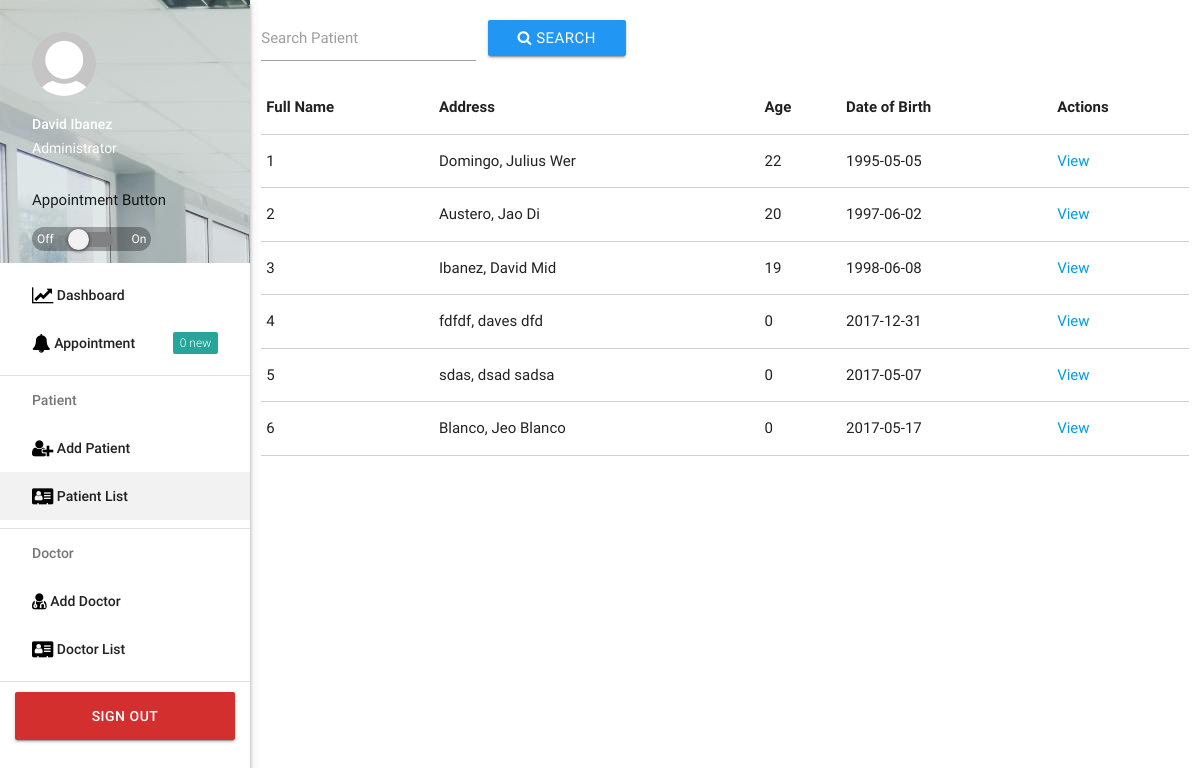
Screenshot of /patient_list.php (signed in) with the database file from the repository.
### tables this page shows
CREATE TABLE `patient_info` (
  `patient_ID` int(11) NOT NULL,
  `firstname` varchar(50) NOT NULL,
  `lastname` varchar(50) NOT NULL,
  `middlename` varchar(30) NOT NULL,
  `home_address` varchar(100) NOT NULL,
  `age` int(11) NOT NULL,
  `dateofbirth` varchar(100) NOT NULL
);

### patient_list.php (the view, shortened to what this page needs)
<?php
    $admin_fname = $_SESSION['firstname'];
    $admin_lname = $_SESSION['lastname'];
    $role = $_SESSION['role'];
?>
<!DOCTYPE html>
<html lang="en">
<head>
      <link rel="stylesheet" type="text/css" href="lib/materialize/css/materialize.min.css">
      <link rel="stylesheet" type="text/css" href="lib/font-awesome-4.7.0/css/font-awesome.min.css">
      <link rel="stylesheet" type="text/css" href="lib/sweetalert-master/dist/sweetalert.css">
      <link rel="stylesheet" type="text/css" href="css/style.css">
      <link rel="stylesheet" type="text/css" href="css/margins.css">
</head>
<body>
      <header>
            <ul id="slide-out" class="side-nav fixed z-depth-2">
                  <li>
                        <div class="userView">
                              <div class="background">
                                    <img src="img/bg.jpg">
                              </div>
                              <a href="#!user"><img class="circle" src="img/dummy.png"></a>
                              <a href="#!name"><span class="white-text name"><?php echo"$admin_fname $admin_lname";?></span></a>
                              <a href="#!email"><span class="white-text email"><?php echo"$role";?></span></a>
                              <?php
                                   include 'include/connect.php';
                                   $sql="SELECT * FROM appointment_today";
                                   $result = $conn->query($sql);
                             ?>
                              <span class="margin-bottom-remove margin-top-remove">Appointment Button</span>
                              <div class="switch margin-top-remove">
                                    <form method="POST">
                                    <label class="white-text"  style="background-color: rgba(0,0,0,0.3); padding: 5px; border-radius: 50px">
                                          Off
                                          <span class="lever"></span>
                                          On
                                   </label>
                                    </form>
                             </div>
                        </div>
                  </li>
                  <li><a class="waves-effect" href="dashboard.php"><span class="fa fa-line-chart black-text fa-lg"></span> Dashboard</a></li>
                  <li><a class="waves-effect" href="appointment.php"><span class="fa fa-bell black-text fa-lg"></span> Appointment <span class="new badge">
                        <?php
                              require_once"include/connect.php";
                              $sql="SELECT COUNT(*) as count FROM appointment WHERE status = 'waiting'";
                              $result = $conn->query($sql);
                              if($result -> num_rows > 0){
                                    while($rows = $result -> fetch_assoc()){
                                          $count = $rows['count'];
                                          echo"$count";
                                    }
                              }else{
                                    echo"0";
                              }
                        ?>
                  </span></a></li>
                  <li>
                        <div class="divider"></div>
                  </li>
                  <li><a class="subheader">Patient</a></li>
                  <li><a class="waves-effect" href="addpatient.php"><span class="fa fa-user-plus black-text fa-lg"></span> Add Patient</a></li>
                  <li class="active"><a class="waves-effect" href="patient_list.php"><span class="fa fa-vcard black-text fa-lg"></span> Patient List</a></li>
                  <li>
                        <div class="divider"></div>
                  </li>
                  <li><a class="subheader">Doctor</a></li>
                  <li><a class="waves-effect" href="adddoctor.php"><span class="fa fa-user-md black-text fa-lg"></span> Add Doctor</a></li>
                  <li><a class="waves-effect" href="doctor_list.php"><span class="fa fa-vcard black-text fa-lg"></span> Doctor List</a></li>
                  <li>
                        <div class="divider"></div>
                  </li>
                  <li><a class="waves-effect waves-light btn red darken-2" href="include/signoutfunc.php">Sign Out</a></li>
            </ul>
      </header>
      <main class="main-content">
            <div class="row">
                  <form method="POST" action="include/search_func.php">
                        <div class="input-field col s3">
                              <input type="text" id="search" name="search">
                              <label for="search">Search Patient</label>
                        </div>
                        <button class="waves-effect waves-light btn blue margin-small-top"><span class="fa fa-search"></span> Search</button>
                  </form>
                  <div class="col s12 m12 l12">
                        <table class="bordered highlight">
                              <thead>
                                    <tr>
                                          <th>Full Name</th>
                                          <th>Address</th>
                                          <th>Age</th>
                                          <th>Date of Birth</th>
                                          <th>Actions</th>
                                    </tr>
                              </thead>
                              <tbody>
                                    <?php
                                          include 'include/connect.php';
                                          if(isset($_GET["name"])){
                                                $sql="SELECT patient_ID, firstname, lastname, middlename, home_address, DATE_FORMAT(FROM_DAYS(DATEDIFF(NOW(), dateofbirth)), '%Y')+0 AS age, dateofbirth FROM patient_info WHERE firstname =" . $_GET['name']."OR lastname=".$_GET['name']."OR middlename=".$_GET['name'];
                                          }else{
                                                $sql="SELECT  patient_ID, firstname, lastname, middlename, home_address, DATE_FORMAT(FROM_DAYS(DATEDIFF(NOW(), dateofbirth)), '%Y')+0 AS age, dateofbirth FROM patient_info";
                                          }
                                          $result = $conn->query($sql);
                                          if($result -> num_rows > 0){
                                                while($rows = $result -> fetch_assoc()){
                                                      $patientID = $rows['patient_ID'];
                                                      $firstname = $rows['firstname'];
                                                      $lastname = $rows['lastname'];
                                                      $middlename = $rows['middlename'];
                                                      $age = $rows['age'];
                                                      $dateofbirth = $rows['dateofbirth'];
                                                      echo"<tr>";
                                                            echo"<td>$patientID</td>";
                                                            echo"<td>$lastname, $firstname $middlename</td>";
                                                            echo"<td>$age</td>";
                                                            echo"<td>$dateofbirth</td>";
                                                            echo"<td><a href='view_patient.php?patientID=$patientID'>View</a></td>";
                                                      echo"</tr>";
                                                }
                                          }else{
                                          }
                                    ?>
                              </tbody>
                        </table>
                  </div>
            </div>
      </main>
</body>
</html>

### css/style.css (style rules this page uses)
.side-nav { width: 250px; }
.main-content { padding-left: 250px; }

### css/margins.css (style rules this page uses)
.margin-small-top { margin-top: 20px!important; }
.margin-top-remove { margin-top: -10px!important; }
.margin-bottom-remove { margin-bottom: -10px!important; }

### rows the page displays
patient_info: patient_ID "1", lastname "Domingo", firstname "Julius", middlename "Wer", age "22", dateofbirth "1995-05-05"
patient_info: patient_ID "2", lastname "Austero", firstname "Jao", middlename "Di", age "20", dateofbirth "1997-06-02"
patient_info: patient_ID "3", lastname "Ibanez", firstname "David", middlename "Mid", age "19", dateofbirth "1998-06-08"
patient_info: patient_ID "4", lastname "fdfdf", firstname "daves", middlename "dfd", age "0", dateofbirth "2017-12-31"
patient_info: patient_ID "5", lastname "sdas", firstname "dsad", middlename "sadsa", age "0", dateofbirth "2017-05-07"
patient_info: patient_ID "6", lastname "Blanco", firstname "Jeo", middlename "Blanco", age "0", dateofbirth "2017-05-17"

### other values shown
$admin_fname "David"
$admin_lname "Ibanez"
$role "Administrator"
$count "0"
